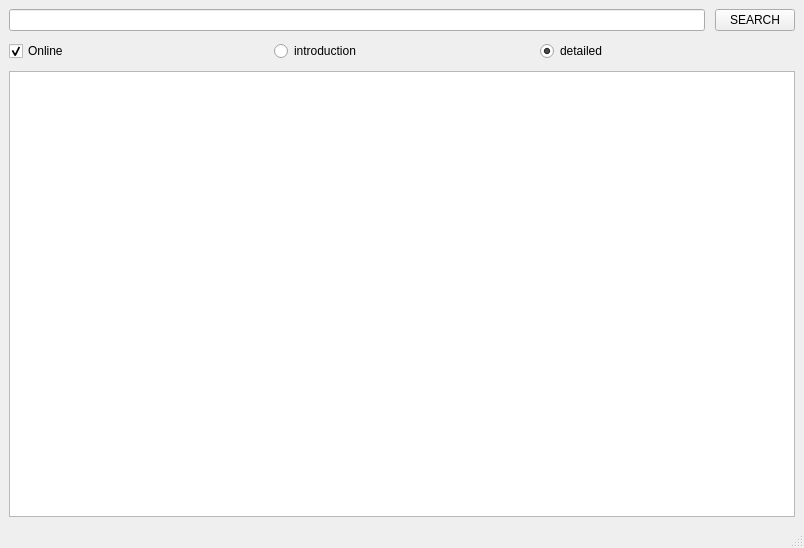
<?xml version="1.0" encoding="UTF-8"?>
<ui version="4.0">
 <class>MainWindow</class>
 <widget class="QMainWindow" name="MainWindow">
  <property name="geometry">
   <rect>
    <x>0</x>
    <y>0</y>
    <width>804</width>
    <height>548</height>
   </rect>
  </property>
  <property name="windowTitle">
   <string>Wudao</string>
  </property>
  <widget class="QWidget" name="centralwidget">
   <layout class="QGridLayout" name="gridLayout">
    <property name="spacing">
     <number>10</number>
    </property>
    <item row="0" column="0">
     <layout class="QVBoxLayout" name="verticalLayout">
      <property name="spacing">
       <number>10</number>
      </property>
      <item>
       <layout class="QHBoxLayout" name="horizontalLayout_2">
        <property name="spacing">
         <number>10</number>
        </property>
        <item>
         <widget class="QLineEdit" name="lineEdit"/>
        </item>
        <item>
         <widget class="QPushButton" name="search_b">
          <property name="text">
           <string>SEARCH</string>
          </property>
         </widget>
        </item>
       </layout>
      </item>
      <item>
       <layout class="QHBoxLayout" name="horizontalLayout">
        <item>
         <widget class="QCheckBox" name="ol_cb">
          <property name="text">
           <string>Online</string>
          </property>
          <property name="checked">
           <bool>true</bool>
          </property>
         </widget>
        </item>
        <item>
         <widget class="QRadioButton" name="intro_rb">
          <property name="text">
           <string>introduction</string>
          </property>
         </widget>
        </item>
        <item>
         <widget class="QRadioButton" name="detail_rb">
          <property name="text">
           <string>detailed</string>
          </property>
          <property name="checked">
           <bool>true</bool>
          </property>
         </widget>
        </item>
       </layout>
      </item>
      <item>
       <widget class="QTextBrowser" name="textBrowser">
        <property name="font">
         <font>
          <family>Monospace</family>
         </font>
        </property>
        <property name="lineWidth">
         <number>0</number>
        </property>
       </widget>
      </item>
     </layout>
    </item>
   </layout>
  </widget>
  <widget class="QStatusBar" name="statusbar"/>
 </widget>
 <resources/>
 <connections/>
</ui>
